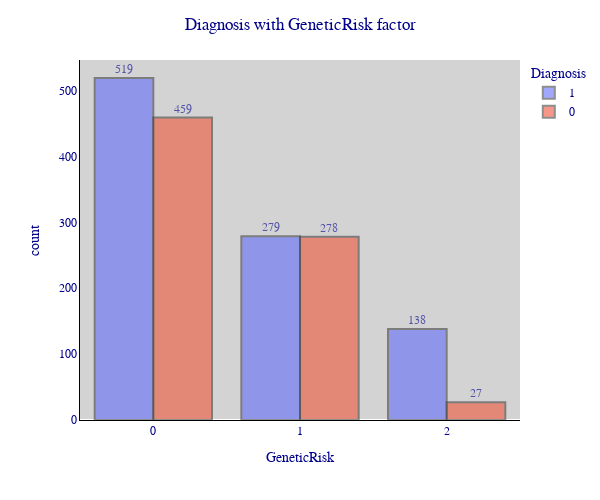

The notebook cell this image was saved under:
### Markdown cell above
<a id="Import"></a>
# <p style="background-color: #000000; font-family:calibri; color: #7FFF00; font-size:140%; text-align:center; border : 4px dashed #7FFF00 ;border-radius:90px 90px 90px 90px;"> Liver Diseas VS GeneticRisk 📊

This group show that people who are having high genetic risk factor are the one with least chances of having disease. This shows that liver disease is not affected by genetic risk directly. There are other factors affecting it.

### Code cell
heading("histogram of liver disease diagnosis with geneticrisk")
fig = px.histogram(liver, x='GeneticRisk', color='Diagnosis', barmode='group', text_auto=True)
fig.update_layout(title = 'Diagnosis with GeneticRisk factor', title_x=0.5, legend_title_font_color='darkblue', font_color='darkblue', font_family='Arial Black', height=500, width=600, plot_bgcolor='lightgrey')
fig.update_xaxes(tickfont_family="Arial Black", linecolor='black', showgrid=False)
fig.update_yaxes(tickfont_family="Arial Black", linecolor='black', showgrid=False)
fig.update_traces(textposition='outside', marker_line_width=2, opacity=0.6, textfont_family='Arial Black')
fig.show()

### Figure 1 — Plotly figure (JSON) as saved in the notebook; plotly's stock layout.template omitted (floating-point values rounded to 4 significant figures; data arrays with more than 128 entries replaced by an {"elided": "..."} marker saying what was removed)
{"data": [{"alignmentgroup": "True", "bingroup": "x", "hovertemplate": "Diagnosis=1<br>GeneticRisk=%{x}<br>count=%{y}<extra></extra>", "legendgroup": "1", "marker": {"color": "#636efa", "line": {"width": 2}, "pattern": {"shape": ""}}, "name": "1", "offsetgroup": "1", "opacity": 0.6, "orientation": "v", "showlegend": true, "textfont": {"family": "Arial Black"}, "textposition": "outside", "texttemplate": "%{value}", "type": "histogram", "x": {"elided": "936 int values"}, "xaxis": "x", "yaxis": "y"}, {"alignmentgroup": "True", "bingroup": "x", "hovertemplate": "Diagnosis=0<br>GeneticRisk=%{x}<br>count=%{y}<extra></extra>", "legendgroup": "0", "marker": {"color": "#EF553B", "line": {"width": 2}, "pattern": {"shape": ""}}, "name": "0", "offsetgroup": "0", "opacity": 0.6, "orientation": "v", "showlegend": true, "textfont": {"family": "Arial Black"}, "textposition": "outside", "texttemplate": "%{value}", "type": "histogram", "x": {"elided": "764 int values"}, "xaxis": "x", "yaxis": "y"}], "layout": {"barmode": "group", "font": {"color": "darkblue", "family": "Arial Black"}, "height": 500, "legend": {"title": {"font": {"color": "darkblue"}, "text": "Diagnosis"}, "tracegroupgap": 0}, "margin": {"t": 60}, "plot_bgcolor": "lightgrey", "title": {"text": "Diagnosis with GeneticRisk factor", "x": 0.5}, "width": 600, "xaxis": {"anchor": "y", "autorange": true, "domain": [0, 1], "linecolor": "black", "range": [-0.5, 2.5], "showgrid": false, "tickfont": {"family": "Arial Black"}, "title": {"text": "GeneticRisk"}, "type": "linear"}, "yaxis": {"anchor": "x", "autorange": true, "domain": [0, 1], "linecolor": "black", "range": [0, 546.3], "showgrid": false, "tickfont": {"family": "Arial Black"}, "title": {"text": "count"}}}}
